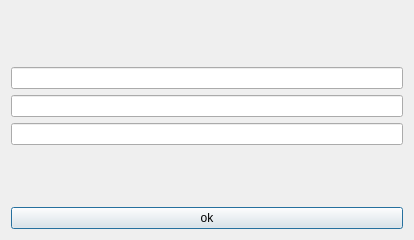
<?xml version="1.0" encoding="UTF-8"?>
<ui version="4.0">
 <class>Vvod_ID</class>
 <widget class="QDialog" name="Vvod_ID">
  <property name="geometry">
   <rect>
    <x>0</x>
    <y>0</y>
    <width>414</width>
    <height>240</height>
   </rect>
  </property>
  <property name="windowTitle">
   <string>Ввод данных</string>
  </property>
  <layout class="QVBoxLayout" name="verticalLayout">
   <item>
    <widget class="QLabel" name="label">
     <property name="text">
      <string/>
     </property>
    </widget>
   </item>
   <item>
    <widget class="QLineEdit" name="name"/>
   </item>
   <item>
    <widget class="QLineEdit" name="fename"/>
   </item>
   <item>
    <widget class="QLineEdit" name="third_name"/>
   </item>
   <item>
    <widget class="QLabel" name="label_2">
     <property name="text">
      <string/>
     </property>
    </widget>
   </item>
   <item>
    <widget class="QPushButton" name="search_button">
     <property name="text">
      <string>ok</string>
     </property>
    </widget>
   </item>
  </layout>
 </widget>
 <resources/>
 <connections/>
</ui>
